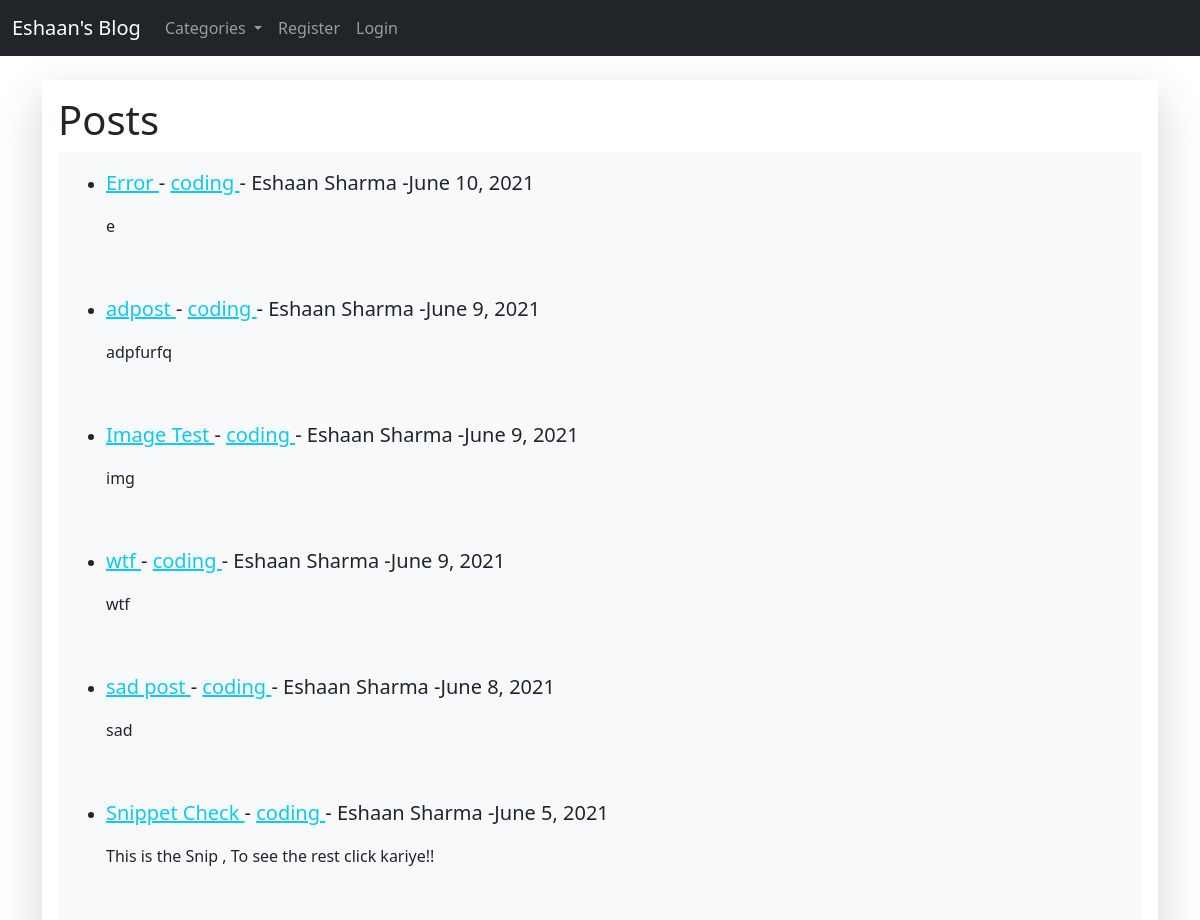
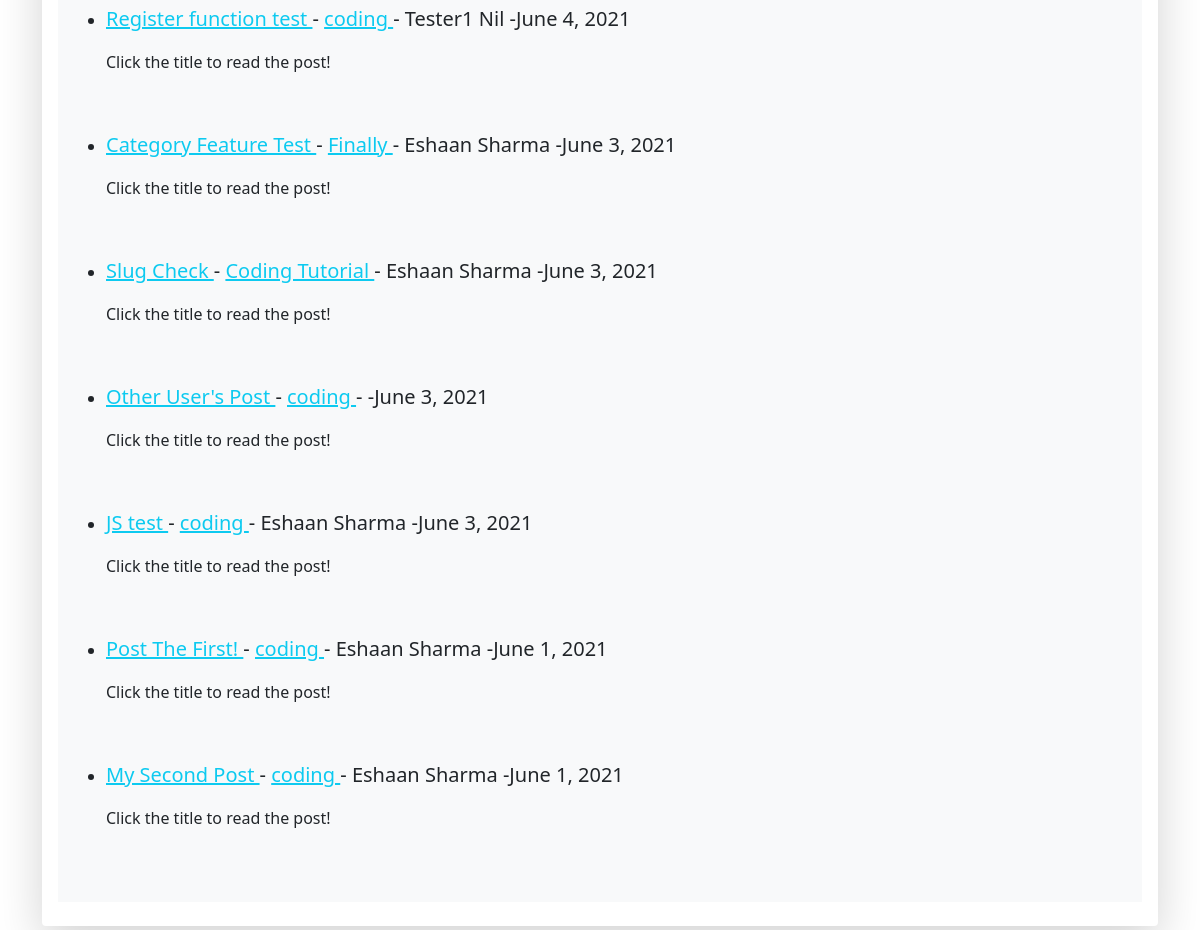
The page / on the database its author committed (2 pictures, top to bottom).
### theblog/models.py (models this page shows, shortened)
class Post(models.Model):
    title = models.CharField(max_length=255) #include a title for the blog
    header_image = models.ImageField(null = True , blank = True , upload_to ="images/")
    title_tag = models.CharField(max_length=255)
    author = models.ForeignKey(User , on_delete=models.CASCADE) #if we delete a user , this will cascade and delete all of his posts!
    body = RichTextField(blank = True , null = True)
    post_date = models.DateField(auto_now_add=True)
    category =  models.CharField(max_length=255 , default='coding')
    snippet =  models.CharField(max_length=255)
    likes = models.ManyToManyField(User , related_name='blog_post')

### theblog/views.py (the view)
# urls.py: path('' , HomeView.as_view() , name = "home"),
class HomeView(ListView):
    model = Post
    template_name = 'home.html'
    ordering = ['-post_date']
    def get_context_data(self , *args , **kwargs):
        cat_menu = Categories.objects.all()
        context = super(HomeView , self).get_context_data(*args , **kwargs)
        context["cat_menu"] = cat_menu
        return context

### theblog/models.py (called while the page is built)
    def __str__(self):
        return self.name

### theblog/templates/home.html (shortened to what this page needs)
{% extends 'base.html' %}
{% block  content %}
<div class="shadow-lg p-3 mb-5 bg-body rounded"  >
<h1>Posts</h1>
<div class="p-3 mb-2 bg-light text-dark">
<ul>
{% for post in object_list %}
<li> <p class="fs-5"> <a href =" {% url 'article-detail' post.pk %}" class="link-info"> {{post.title}} </a>- <a href="{% url 'category' post.category %}" class="link-info">{{post.category}} </a> - {{post.author.first_name}} {{post.author.last_name}} -{{ post.post_date}}
<br/>
<p>
{{post.snippet}}</p><br/> </li>
{% endfor %}
</ul>
</div>
</div>
{% endblock %}

### theblog/templates/base.html (shortened to what this page needs)
<!doctype html>
<html lang="en">
  <head>
    <link href="https://cdn.jsdelivr.net/npm/bootstrap@5.0.1/dist/css/bootstrap.min.css" rel="stylesheet">
  </head>
  <body>
    <nav class="navbar navbar-expand-lg navbar-dark bg-dark " style="background-color: #14191b;">
        <div class="container-fluid">
          <a class="navbar-brand" href=" {% url 'home' %} ">Eshaan's Blog</a>
          <div class="collapse navbar-collapse" id="navbarSupportedContent">
            <ul class="navbar-nav me-auto mb-2 mb-lg-0">
                {% if cat_menu %}
                <li class="nav-item dropdown">
                    <a class="nav-link dropdown-toggle" href="#" id="navbarDropdown" role="button" data-bs-toggle="dropdown" aria-expanded="false">
                      Categories
                    </a>
                  </li>
                {% endif %}
                {% if user.is_authenticated %}
                    <li class="nav-item">
                        <a class="nav-link" href="{% url 'add_post' %}">Add Post</a>
                    </li>
                    <li class="nav-item">
                        <a class="nav-link" href="{% url 'add_category' %}">Add Category</a>
                    </li>
                    <li class="nav-item dropdown">
                      <a class="nav-link dropdown-toggle" href="#" id="navbarDropdown" role="button" data-bs-toggle="dropdown" aria-expanded="false">
                        Profile
                      </a>
                      <ul class="dropdown-menu" aria-labelledby="navbarDropdown">
                        <li><a class="dropdown-item" href="{% url 'edit_profile' %}">Edit Settings</a></li>
                        {% if user.profile.id %}
                          <li><a class="dropdown-item" href="{% url 'edit_profile_page' user.profile.id %}">Edit Profile Page</a></li>
                          <li><a class="dropdown-item" href="{% url 'show_profile_page' user.profile.id %}">View Profile Page</a></li>
                        {% else %}
                        <a class="dropdown-item" href="{% url 'create_profile_page' %}">Create Profile Page</a>
                        {% endif %}
                      </ul>
                    </li>
                    <ul class="navbar-nav ml-auto">
                    <li class="nav-item">
                      <a class="nav-link" href="{% url 'logout' %}">Logout</a>
                  </li>
                    <li class="nav-item">
                        <a class="nav-link" href="{% url 'register' %}">Register</a>
                    </li>
                  </ul>
                {% else %}
                    <li class="nav-item">
                        <a class="nav-link" href="{% url 'register' %}">Register</a>
                    </li>
                    <li class="nav-item">
                        <a class="nav-link" href="{% url 'login' %}">Login</a>
                    </li>
                {% endif %}
            </ul>
          </div>
        </div>
      </nav>
      <br/>
      <div class = "container">
    {% block  content %}
    {% endblock %}
    </div>
  </body>
</html>

### rows shown on the page
Post: title "Error", category "coding", author.first_name "Eshaan", author.last_name "Sharma", post_date "June 10, 2021", snippet "e"
Post: title "adpost", category "coding", author.first_name "Eshaan", author.last_name "Sharma", post_date "June 9, 2021", snippet "adpfurfq"
Post: title "Image Test", category "coding", author.first_name "Eshaan", author.last_name "Sharma", post_date "June 9, 2021", snippet "img"
Post: title "wtf", category "coding", author.first_name "Eshaan", author.last_name "Sharma", post_date "June 9, 2021", snippet "wtf"
Post: title "sad post", category "coding", author.first_name "Eshaan", author.last_name "Sharma", post_date "June 8, 2021", snippet "sad"
Post: title "Snippet Check", category "coding", author.first_name "Eshaan", author.last_name "Sharma", post_date "June 5, 2021", snippet "This is the Snip , To see the rest click kariye!!"
Post: title "Register function test", category "coding", author.first_name "Tester1", author.last_name "Nil", post_date "June 4, 2021", snippet "Click the title to read the post!"
Post: title "Category Feature Test", category "Finally", author.first_name "Eshaan", author.last_name "Sharma", post_date "June 3, 2021", snippet "Click the title to read the post!"
Post: title "Slug Check", category "Coding Tutorial", author.first_name "Eshaan", author.last_name "Sharma", post_date "June 3, 2021", snippet "Click the title to read the post!"
Post: title "Other User's Post", category "coding", post_date "June 3, 2021", snippet "Click the title to read the post!"
Post: title "JS test", category "coding", author.first_name "Eshaan", author.last_name "Sharma", post_date "June 3, 2021", snippet "Click the title to read the post!"
Post: title "Post The First!", category "coding", author.first_name "Eshaan", author.last_name "Sharma", post_date "June 1, 2021", snippet "Click the title to read the post!"
Post: title "My Second Post", category "coding", author.first_name "Eshaan", author.last_name "Sharma", post_date "June 1, 2021", snippet "Click the title to read the post!"
